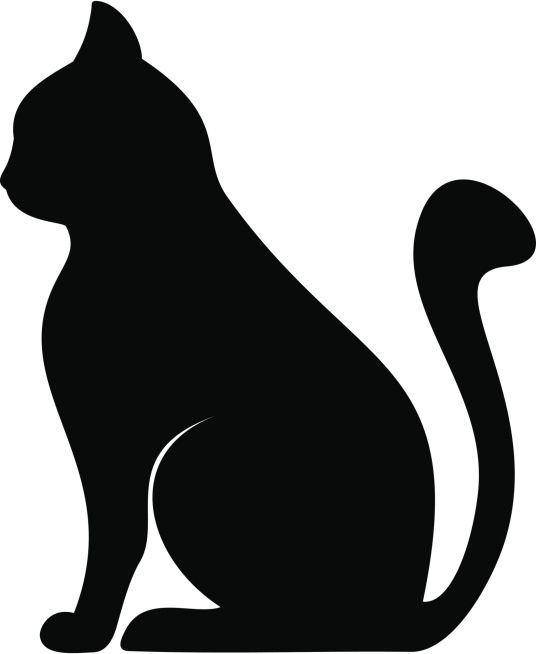
#> input picture imagenes/siluetas-3.jpg, 536 x 654 px, found by its file name
$ jupyter execute 13-05-silouette.ipynb
#> lines starting #> are read from the running program, lines starting #| are printed output that depends on the picture; after the words box and inside, x2 and y2 are one past the last pixel; in counts of white or black regions, pixels touching at a corner belong together
[cell 1]
from skimage.io import imread
from skimage.color import rgb2gray
from skimage.filters import threshold_otsu
from scipy.ndimage.morphology import binary_erosion, binary_dilation
import numpy as np
import matplotlib.pyplot as plt

[cell 2]
im = rgb2gray(imread('imagenes/siluetas-3.jpg'))
#> im: shape (654, 536) float64; min 0, max 1, mean 0.478
thres = threshold_otsu(im)
#> thres = 0.518
im = (im > thres).astype(np.uint8)
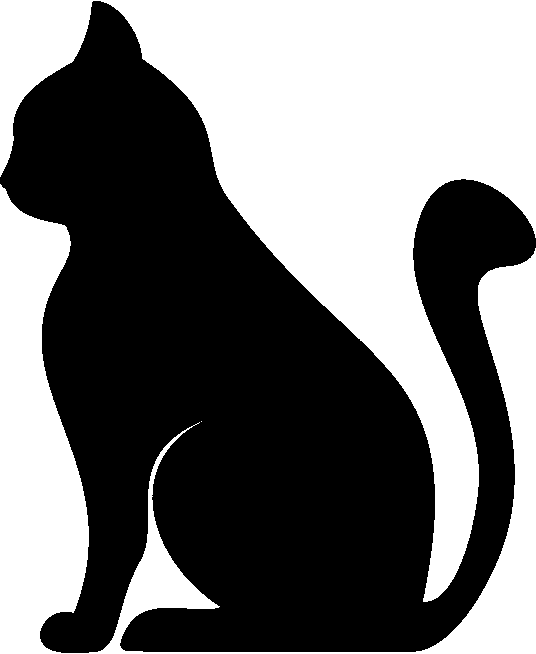
#> im: shape (654, 536); values 0 (black) and 1 (white), 45.6% white; 3 white regions (1 under 20 px), largest, box (x1, y1, x2, y2) and area: (0, 0, 536, 602) 108701, (0, 184, 536, 654) 51078

plt.imshow(im, cmap='gray'), plt.axis('off')

[cell 3]
im1 = 1 - im
im2 = binary_erosion(im1, structure=np.ones((3, 3)))
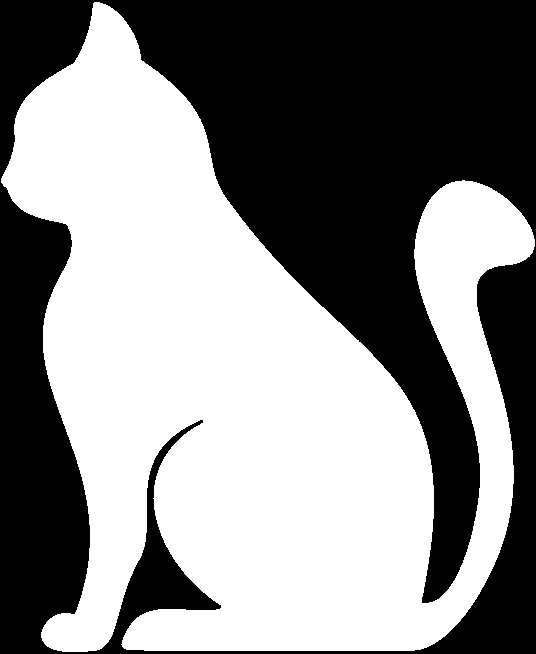
#> im2: shape (654, 536) bool; 53.2% white; 1 black region, box (x1, y1, x2, y2) and area: (0, 0, 536, 654) 164153
im3 = im1 - im2
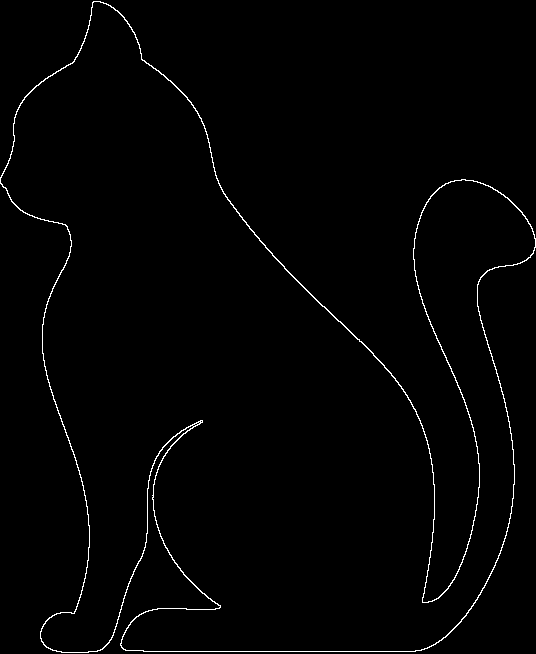
#> im3: shape (654, 536); values 0 (black) and 1 (white), 1.2% white in thin lines or dots

plt.subplots(figsize=(10, 10))
plt.imshow(im3, cmap='gray'), plt.axis('off')
